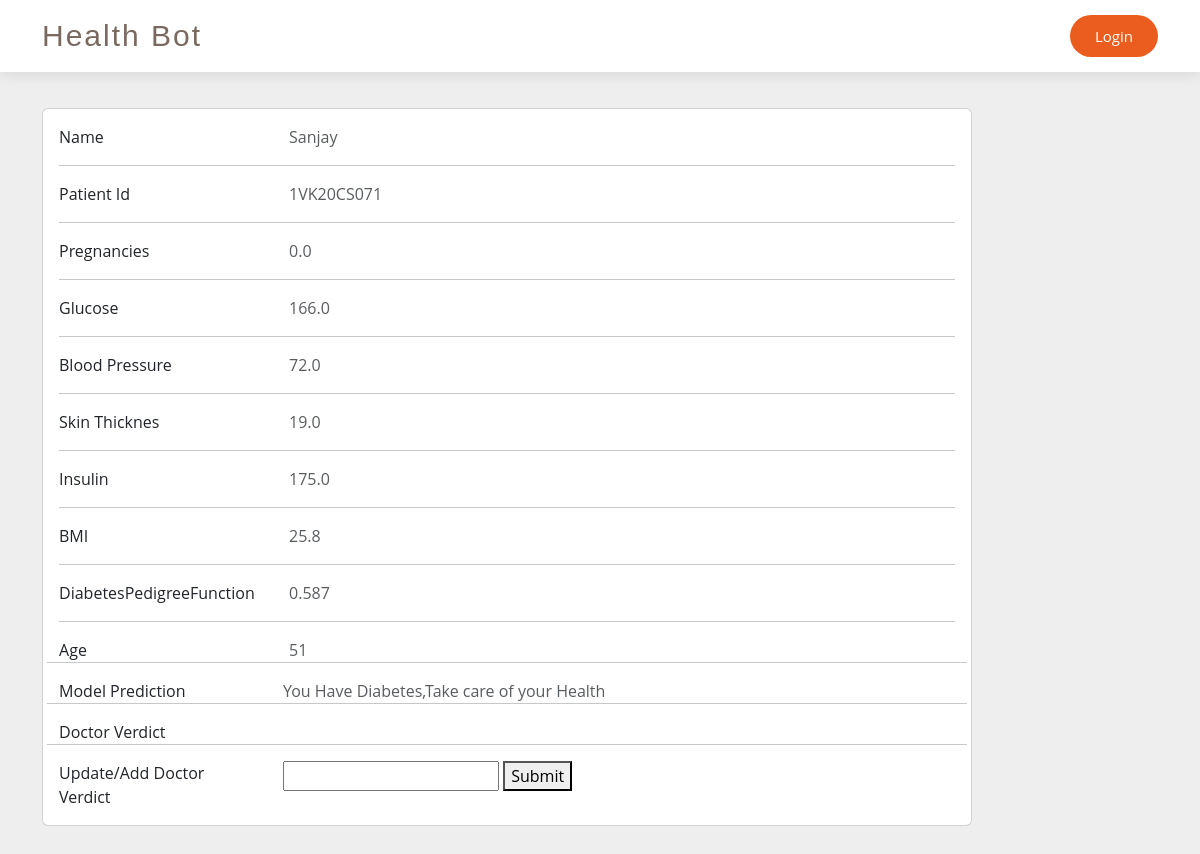
Screenshot of /diabetes_individual_details/1VK20CS071/ with the database file from the repository.
### members/models.py (models this page shows)
class Diabetespatientdata(models.Model):
    user_id = models.CharField(max_length=50, primary_key=True)
    name = models.CharField(max_length=50)
    pregnancies = models.FloatField()
    glucose = models.FloatField()
    blood_pressure = models.FloatField()
    skin_thickness = models.FloatField()
    insulin = models.FloatField()
    bmi = models.FloatField()
    diabetes_pedigree_function = models.FloatField()
    age = models.IntegerField()
    modelprediction = models.CharField(max_length=50)
    doctorverdict = models.CharField(max_length=255, blank=True, null=True)

### members/views.py (the view)
# urls.py: path('diabetes_individual_details/<str:data_id>/', views.diabetes_individual_details , name = 'diabetes_individual_details'),
def diabetes_individual_details(request, data_id):
    data_entry = get_object_or_404(Diabetespatientdata, pk=data_id)
    context = {'data_entry': data_entry}
    return render(request, 'diabetesdatadisplay.html', context)

### templates/diabetesdatadisplay.html (shortened to what this page needs)
{% load static %}
<!DOCTYPE html>
<html>
  <head>
    <link
      rel="stylesheet"
      type="text/css"
      href="{% static 'predictheart/css/nunito-font.css' %}"
    />
    <link rel="stylesheet" href="{% static 'predictheart/css/style5.css' %}" />
    <link href="{% static 'assets/vendor/aos' %}" rel="stylesheet" />
    <link
      href="{% static 'assets/vendor/bootstrap/css/bootstrap.min.css'  %}"
      rel="stylesheet"
    />
    <link
      href="{% static 'assets/vendor/bootstrap-icons/bootstrap-icons.css'  %}"
      rel="stylesheet"
    />
    <link
      href="{% static 'assets/vendor/boxicons/css/boxicons.min.css'  %}"
      rel="stylesheet"
    />
    <link
      href="{% static 'assets/vendor/glightbox/css/glightbox.min.'  %}"
      rel="stylesheet"
    />
    <link
      href="{% static 'assets/vendor/swiper/swiper-bundle.min.css'  %}"
      rel="stylesheet"
    />
    <link href="{% static 'assets/css/style.css'  %}" rel="stylesheet" />
  </head>
  <body class="form-v9">
    <header id="header" class="fixed-top d-flex align-items-center">
      <div class="container d-flex align-items-center justify-content-between">
        <div class="logo">
          <h1 class="text-light">
            <a href="/doctorhome"><span>Health Bot</span></a>
          </h1>
        </div>
        <nav id="navbar" class="navbar">
          <ul>
            <li>
              {% if request.user.is_authenticated %}
              <a class="getstarted scrollto" href="/logout">Logout</a>
              {% else %}
              <a class="getstarted scrollto" href="/login">Login</a>
              {% endif %}
            </li>
          </ul>
        </nav>
      </div>
    </header>
    <section style="background-color: #eee">
      <div class="container py-5">
          <div class="col-lg-10">
            <div class="card mb-4 ">
              <div class="card-body ">
                <div class="row">
                  <div class="col-sm-3">
                    <p class="mb-0">Name</p>
                  </div>
                  <div class="col-sm-9">
                    <p class="text-muted mb-0">{{ data_entry.name }}</p>
                  </div>
                </div>
                <hr />
                <div class="row">
                  <div class="col-sm-3">
                    <p class="mb-0">Patient Id</p>
                  </div>
                  <div class="col-sm-9">
                    <p class="text-muted mb-0">{{ data_entry.user_id }}</p>
                  </div>
                </div>
                <hr />
                <div class="row">
                  <div class="col-sm-3">
                    <p class="mb-0">Pregnancies</p>
                  </div>
                  <div class="col-sm-9">
                    <p class="text-muted mb-0">{{ data_entry.pregnancies }}</p>
                  </div>
                </div>
                <hr />
                <div class="row">
                  <div class="col-sm-3">
                    <p class="mb-0">Glucose</p>
                  </div>
                  <div class="col-sm-9">
                    <p class="text-muted mb-0">{{ data_entry.glucose }}</p>
                  </div>
                </div>
                <hr />
                <div class="row">
                  <div class="col-sm-3">
                    <p class="mb-0">Blood Pressure</p>
                  </div>
                  <div class="col-sm-9">
                    <p class="text-muted mb-0">{{ data_entry.blood_pressure }}</p>
                  </div>
                </div>
                <hr />
                <div class="row">
                  <div class="col-sm-3">
                    <p class="mb-0">Skin Thicknes</p>
                  </div>
                  <div class="col-sm-9">
                    <p class="text-muted mb-0">{{ data_entry.skin_thickness }}</p>
                  </div>
                </div>
                <hr />
                <div class="row">
                  <div class="col-sm-3">
                    <p class="mb-0">Insulin</p>
                  </div>
                  <div class="col-sm-9">
                    <p class="text-muted mb-0">{{ data_entry.insulin }} </p>
                  </div>
                </div>
                <hr />
                <div class="row">
                  <div class="col-sm-3">
                    <p class="mb-0">BMI</p>
                  </div>
                  <div class="col-sm-9">
                    <p class="text-muted mb-0">{{ data_entry.bmi }}</p>
                  </div>
                </div>
                <hr />
                <div class="row">
                  <div class="col-sm-3">
                    <p class="mb-0">DiabetesPedigreeFunction</p>
                  </div>
                  <div class="col-sm-9">
                    <p class="text-muted mb-0">{{ data_entry.diabetes_pedigree_function }}</p>
                  </div>
                </div>
                <hr />
                <div class="row">
                  <div class="col-sm-3">
                    <p class="mb-0">Age</p>
                  </div>
                  <div class="col-sm-9">
                    <p class="text-muted mb-0">{{ data_entry.age }}</p>
                  </div>
                  <hr/>
                  <div class="row">
                  <div class="col-sm-3">
                    <p class="mb-0">Model Prediction</p>
                  </div>
                  <div class="col-sm-9">
                    <p class="text-muted mb-0">{{ data_entry.modelprediction }}</p>
                  </div>
                </div>
                <hr />
               <div class="row">
                  <div class="col-sm-3">
                    <p class="mb-0">Doctor Verdict</p>
                  </div>
                  <div class="col-sm-9">
                  </div>
                </div>
                <hr />
                <div class="row">
                  <div class="col-sm-3">
                    <p class="mb-0">Update/Add Doctor Verdict</p>
                  </div>
                  <div class="col-sm-9">
                    <form action="/update_diabetes_doctorverdict/{{ data_entry.user_id }}/"  method="POST" >
                    <input class="text-muted mb-0" type="text" step="0.01" name="diabetesdoctorverdict" ></input>
                    <button type=" submit" > Submit </button>
                    </form>
                  </div>
                </div>
                </div>
              </div>
            </div>
      </div>
    </section>
  </body>
</html>

### static/predictheart/css/style5.css (style rules this page uses)
body { margin: 0; }

### static/assets/css/style.css (style rules this page uses)
body { font-family: "Open Sans", sans-serif; color: #212529; }
a { color: #eb5d1e; text-decoration: none; }
h1, h2, h3, h4, h5, h6, .font-primary { font-family: "Raleway", sans-serif; }
#header { height: 72px; transition: all 0.5s; z-index: 997; transition: all 0.5s; background: #fff; box-shadow: 0px 2px 15px rgba(0, 0, 0, 0.1); }
#header .logo h1 { font-size: 30px; margin: 0; line-height: 1; font-weight: 400; letter-spacing: 2px; }
#header .logo h1 a, #header .logo h1 a:hover { color: #7a6960; text-decoration: none; }
.navbar { padding: 0; }
.navbar ul { margin: 0; padding: 0; display: flex; list-style: none; align-items: center; }
.navbar li { position: relative; }
.navbar a, .navbar a:focus { display: flex; align-items: center; justify-content: space-between; padding: 10px 0 10px 30px; font-size: 15px; color: #4e4039; white-space: nowrap; transition: 0.3s; }
.navbar .getstarted, .navbar .getstarted:focus { background: #eb5d1e; color: #fff; padding: 10px 25px; margin-left: 30px; border-radius: 50px; }
section { padding: 60px 0; overflow: hidden; }

### rows the page displays
Diabetespatientdata: name "Sanjay", user_id "1VK20CS071", pregnancies "0.0", glucose "166.0", blood_pressure "72.0", skin_thickness "19.0", insulin "175.0", bmi "25.8", diabetes_pedigree_function "0.587", age "51", modelprediction "You Have Diabetes,Take care of your Health"
